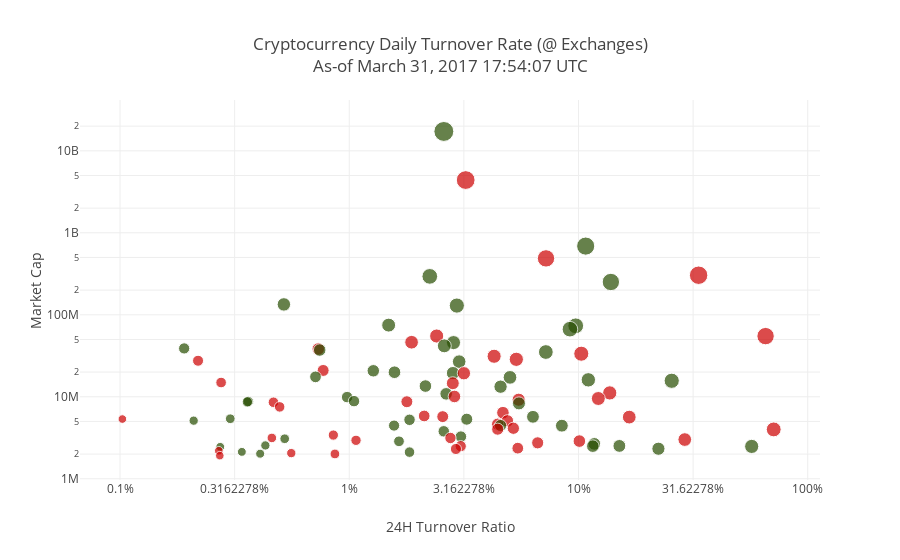

Source (notebook cell):
### Code cell
import numpy as np
import pandas as pd
import plotly.graph_objs as go
from datetime import datetime 
from plotly.offline import init_notebook_mode, iplot
init_notebook_mode(connected=True)
#filename = 'coinmktcap-ticker.json'
url = 'https://api.coinmarketcap.com/v1/ticker/?limit=100'
colors = ['rgb(204,0,0)', 'rgb(38,77,0)', 'rgb(38,77,0)']
day_vol_threshold = 5000  # Only want trading vol >= $5K
#df = pd.read_json('../data/{}'.format(filename))
df = pd.read_json(url)
df = df[df['24h_volume_usd'].ge(day_vol_threshold)]
layout = go.Layout(
    title='Cryptocurrency Daily Turnover Rate (@ Exchanges)<br />As-of {:%B %-d, %Y %H:%M:%S} UTC'.format(
        datetime.utcfromtimestamp(df[df['id'] == 'bitcoin'].iloc[0]['last_updated'])),
    xaxis=dict(
        title='24H Turnover Ratio',
        type='log',
        ticksuffix='%',
        dtick=0.5,
    ),
    yaxis=dict(
        title='Market Cap',
        type='log',
    ),
    hovermode = 'closest',
)
data = [
    go.Scatter(
        mode='markers',
        hoverinfo='text',
        x=(df['24h_volume_usd'] / df['market_cap_usd']) * 100,
        y=df['market_cap_usd'],
        text=df['name'] + ' (' + df['symbol'] + ')<br />24 Hour: ' + df['percent_change_24h'].astype('str') + '%<br />7 Day: ' + df['percent_change_7d'].astype('str') + '%',
        marker=dict(
            color=[colors[int(np.sign(x)) + 1] for x in df['percent_change_24h']],
            size=np.log(df['24h_volume_usd']),
        ),
    )]
fig = go.Figure(data=data, layout=layout)
iplot(fig)

### Figure 1 — Plotly figure (JSON) as saved in the notebook; plotly's stock layout.template omitted (floating-point values rounded to 4 significant figures)
{"data": [{"hoverinfo": "text", "marker": {"color": ["rgb(38,77,0)", "rgb(204,0,0)", "rgb(38,77,0)", "rgb(204,0,0)", "rgb(204,0,0)", "rgb(38,77,0)", "rgb(38,77,0)", "rgb(38,77,0)", "rgb(38,77,0)", "rgb(38,77,0)", "rgb(38,77,0)", "rgb(38,77,0)", "rgb(204,0,0)", "rgb(204,0,0)", "rgb(204,0,0)", "rgb(38,77,0)", "rgb(38,77,0)", "rgb(38,77,0)", "rgb(204,0,0)", "rgb(38,77,0)", "rgb(38,77,0)", "rgb(204,0,0)", "rgb(204,0,0)", "rgb(204,0,0)", "rgb(204,0,0)", "rgb(38,77,0)", "rgb(204,0,0)", "rgb(38,77,0)", "rgb(38,77,0)", "rgb(38,77,0)", "rgb(204,0,0)", "rgb(38,77,0)", "rgb(38,77,0)", "rgb(38,77,0)", "rgb(38,77,0)", "rgb(204,0,0)", "rgb(204,0,0)", "rgb(38,77,0)", "rgb(38,77,0)", "rgb(204,0,0)", "rgb(38,77,0)", "rgb(204,0,0)", "rgb(38,77,0)", "rgb(204,0,0)", "rgb(204,0,0)", "rgb(38,77,0)", "rgb(38,77,0)", "rgb(204,0,0)", "rgb(38,77,0)", "rgb(204,0,0)", "rgb(38,77,0)", "rgb(204,0,0)", "rgb(204,0,0)", "rgb(204,0,0)", "rgb(204,0,0)", "rgb(38,77,0)", "rgb(204,0,0)", "rgb(38,77,0)", "rgb(204,0,0)", "rgb(38,77,0)", "rgb(38,77,0)", "rgb(38,77,0)", "rgb(204,0,0)", "rgb(204,0,0)", "rgb(38,77,0)", "rgb(38,77,0)", "rgb(38,77,0)", "rgb(204,0,0)", "rgb(204,0,0)", "rgb(204,0,0)", "rgb(38,77,0)", "rgb(204,0,0)", "rgb(38,77,0)", "rgb(204,0,0)", "rgb(204,0,0)", "rgb(38,77,0)", "rgb(204,0,0)", "rgb(204,0,0)", "rgb(204,0,0)", "rgb(38,77,0)", "rgb(204,0,0)", "rgb(38,77,0)", "rgb(38,77,0)", "rgb(38,77,0)", "rgb(38,77,0)", "rgb(204,0,0)", "rgb(38,77,0)", "rgb(38,77,0)", "rgb(204,0,0)", "rgb(38,77,0)", "rgb(204,0,0)", "rgb(204,0,0)", "rgb(38,77,0)", "rgb(38,77,0)", "rgb(204,0,0)", "rgb(38,77,0)", "rgb(204,0,0)", "rgb(204,0,0)"], "size": [19.92, 18.77, 18.12, 17.38, 18.44, 15.7, 17.36, 13.45, 15.16, 13.92, 15.78, 15.63, 14.1, 17.4, 13.67, 14.08, 13.9, 11.21, 12.54, 12.53, 14.74, 15.05, 14.11, 14.24, 11.01, 13.6, 11.99, 12.48, 12.66, 13.22, 13.32, 11.73, 13.67, 14.39, 15.2, 10.63, 12.93, 12.58, 13.32, 14.24, 12.57, 12.58, 11.48, 13.97, 13.13, 11.44, 10.37, 11.95, 10.35, 10.6, 13.03, 10.53, 12.61, 11.73, 11.89, 12.8, 13.75, 9.701, 8.608, 12.06, 11.47, 9.279, 12.42, 12.23, 12.22, 11.15, 12.84, 12.28, 12.09, 14.86, 11.49, 10.28, 11.51, 9.579, 11.37, 9.685, 13.68, 10.36, 12.58, 10.76, 12.11, 12.65, 9.303, 12.85, 12.57, 11.25, 14.16, 8.81, 11.76, 13.16, 11.12, 8.685, 8.886, 10.56, 9.348, 9.019, 9.763, 8.559]}, "mode": "markers", "text": ["Bitcoin (BTC)<br />24 Hour: 3.3%<br />7 Day: 7.6%", "Ethereum (ETH)<br />24 Hour: -7.14%<br />7 Day: 0.84%", "Ripple (XRP)<br />24 Hour: 61.18%<br />7 Day: 84.9%", "Dash (DASH)<br />24 Hour: -14.81%<br />7 Day: -35.06%", "Litecoin (LTC)<br />24 Hour: -2.99%<br />7 Day: 47.89%", "Monero (XMR)<br />24 Hour: 0.62%<br />7 Day: -2.96%", "Ethereum Classic (ETC)<br />24 Hour: 17.45%<br />7 Day: 14.15%", "NEM (XEM)<br />24 Hour: 6.72%<br />7 Day: 2.35%", "Augur (REP)<br />24 Hour: 21.4%<br />7 Day: 25.55%", "MaidSafeCoin (MAID)<br />24 Hour: 5.06%<br />7 Day: 4.55%", "Golem (GNT)<br />24 Hour: 11.61%<br />7 Day: 100.75%", "Zcash (ZEC)<br />24 Hour: 3.63%<br />7 Day: -1.68%", "Decred (DCR)<br />24 Hour: -5.78%<br />7 Day: 62.58%", "Tether (USDT)<br />24 Hour: -0.01%<br />7 Day: -0.01%", "Iconomi (ICN)<br />24 Hour: -12.6%<br />7 Day: 37.47%", "PIVX (PIVX)<br />24 Hour: 12.4%<br />7 Day: 39.86%", "Steem (STEEM)<br />24 Hour: 7.44%<br />7 Day: 12.93%", "Round (ROUND)<br />24 Hour: 42.29%<br />7 Day: 631.95%", "DigixDAO (DGD)<br />24 Hour: -12.46%<br />7 Day: 24.62%", "Waves (WAVES)<br />24 Hour: 0.12%<br />7 Day: 39.79%", "Dogecoin (DOGE)<br />24 Hour: 6.15%<br />7 Day: 18.24%", "Factom (FCT)<br />24 Hour: -12.44%<br />7 Day: -2.68%", "Lisk (LSK)<br />24 Hour: -9.14%<br />7 Day: 7.89%", "First Blood (1ST)<br />24 Hour: -15.56%<br />7 Day: 116.11%", "SingularDTV (SNGLS)<br />24 Hour: -8.17%<br />7 Day: 28.79%", "Bytecoin (BCN)<br />24 Hour: 4.95%<br />7 Day: 229.77%", "Ardor (ARDR)<br />24 Hour: -1.21%<br />7 Day: 7.43%", "BitConnect (BCC)<br />24 Hour: 4.95%<br />7 Day: 40.07%", "Melon (MLN)<br />24 Hour: 4.0%<br />7 Day: 21.69%", "Stratis (STRAT)<br />24 Hour: 0.11%<br />7 Day: 57.57%", "GameCredits (GAME)<br />24 Hour: -1.89%<br />7 Day: 14.27%", "Komodo (KMD)<br />24 Hour: 9.42%<br />7 Day: 88.53%", "Siacoin (SC)<br />24 Hour: 1.98%<br />7 Day: 31.81%", "BitShares (BTS)<br />24 Hour: 1.61%<br />7 Day: 10.16%", "Stellar Lumens (XLM)<br />24 Hour: 7.17%<br />7 Day: -1.26%", "Nexus (NXS)<br />24 Hour: -4.36%<br />7 Day: 14.47%", "Peercoin (PPC)<br />24 Hour: -6.01%<br />7 Day: 10.14%", "Emercoin (EMC)<br />24 Hour: 4.2%<br />7 Day: 6.0%", "Nxt (NXT)<br />24 Hour: 7.85%<br />7 Day: 30.05%", "BitcoinDark (BTCD)<br />24 Hour: -7.67%<br />7 Day: 90.97%", "ShadowCash (SDC)<br />24 Hour: 14.8%<br />7 Day: -14.6%", "AntShares (ANS)<br />24 Hour: -4.86%<br />7 Day: 19.08%", "Storjcoin X (SJCX)<br />24 Hour: 6.1%<br />7 Day: -5.0%", "SysCoin (SYS)<br />24 Hour: -7.11%<br />7 Day: 29.73%", "Namecoin (NMC)<br />24 Hour: -11.42%<br />7 Day: 10.44%", "Bitcrystals (BCY)<br />24 Hour: 6.21%<br />7 Day: 5.1%", "Byteball (GBYTE)<br />24 Hour: 0.9%<br />7 Day: 8.17%", "Counterparty (XCP)<br />24 Hour: -0.71%<br />7 Day: 5.1%", "Gulden (NLG)<br />24 Hour: 2.2%<br />7 Day: 0.97%", "Xaurum (XAUR)<br />24 Hour: -1.25%<br />7 Day: 24.17%", "ZCoin (XZC)<br />24 Hour: 2.37%<br />7 Day: 6.38%", "I/O Coin (IOC)<br />24 Hour: -1.84%<br />7 Day: 9.17%", "Chronobank (TIME)<br />24 Hour: -0.42%<br />7 Day: 47.96%", "Ark (ARK)<br />24 Hour: -2.64%<br />7 Day: -2.12%", "Synereo (AMP)<br />24 Hour: -1.16%<br />7 Day: -1.93%", "YbCoin (YBC)<br />24 Hour: 21.51%<br />7 Day: 26.52%", "NAV Coin (NAV)<br />24 Hour: -4.4%<br />7 Day: 35.69%", "Rubycoin (RBY)<br />24 Hour: 3.42%<br />7 Day: 4.8%", "Agoras Tokens (AGRS)<br />24 Hour: -3.19%<br />7 Day: 17.39%", "Creditbit (CRBIT)<br />24 Hour: 3.96%<br />7 Day: 52.77%", "SolarCoin (SLR)<br />24 Hour: 35.89%<br />7 Day: 38.83%", "ION (ION)<br />24 Hour: 14.92%<br />7 Day: 16.12%", "PotCoin (POT)<br />24 Hour: -7.55%<br />7 Day: 36.94%", "Ubiq (UBQ)<br />24 Hour: -14.96%<br />7 Day: 116.01%", "BlackCoin (BLK)<br />24 Hour: 6.97%<br />7 Day: 24.15%", "Crown (CRW)<br />24 Hour: 13.06%<br />7 Day: -9.88%", "Radium (RADS)<br />24 Hour: 7.85%<br />7 Day: 96.78%", "MonetaryUnit (MUE)<br />24 Hour: -17.52%<br />7 Day: 188.29%", "Novacoin (NVC)<br />24 Hour: -3.29%<br />7 Day: -1.33%", "Bitcoin Plus (XBC)<br />24 Hour: -17.19%<br />7 Day: 1205.97%", "Nexium (NXC)<br />24 Hour: 0.16%<br />7 Day: 10.36%", "BitBay (BAY)<br />24 Hour: -3.06%<br />7 Day: 7.03%", "Omni (OMNI)<br />24 Hour: 11.06%<br />7 Day: 58.71%", "GridCoin (GRC)<br />24 Hour: -3.54%<br />7 Day: 36.08%", "Expanse (EXP)<br />24 Hour: -0.48%<br />7 Day: 19.53%", "Pepe Cash (PEPECASH)<br />24 Hour: 6.2%<br />7 Day: 68.9%", "E-Dinar Coin (EDR)<br />24 Hour: -0.16%<br />7 Day: -3.63%", "SuperNET (UNITY)<br />24 Hour: -17.64%<br />7 Day: 10.64%", "LBRY Credits (LBC)<br />24 Hour: -10.81%<br />7 Day: 52.49%", "Boolberry (XBB)<br />24 Hour: 4.95%<br />7 Day: 12.88%", "DigiByte (DGB)<br />24 Hour: -8.45%<br />7 Day: 0.1%", "Viacoin (VIA)<br />24 Hour: 1.1%<br />7 Day: 84.23%", "MonaCoin (MONA)<br />24 Hour: 3.37%<br />7 Day: 32.01%", "BelaCoin (BELA)<br />24 Hour: 0.42%<br />7 Day: 52.0%", "VPNCoin (VPN)<br />24 Hour: 5.09%<br />7 Day: 21.53%", "Vertcoin (VTC)<br />24 Hour: -0.87%<br />7 Day: 46.85%", "Pascal Coin (PASC)<br />24 Hour: 22.0%<br />7 Day: 20.73%", "LoMoCoin (LMC)<br />24 Hour: 2.09%<br />7 Day: 17.89%", "NautilusCoin (NAUT)<br />24 Hour: -7.67%<br />7 Day: 32.25%", "Clams (CLAM)<br />24 Hour: 1.84%<br />7 Day: 24.8%", "Burst (BURST)<br />24 Hour: -0.08%<br />7 Day: -8.51%", "ArcticCoin (ARC)<br />24 Hour: -7.9%<br />7 Day: 149.68%", "CloakCoin (CLOAK)<br />24 Hour: 4.35%<br />7 Day: -13.21%", "Swarm City (SWT)<br />24 Hour: 26.57%<br />7 Day: 114.91%", "Aeon (AEON)<br />24 Hour: -6.97%<br />7 Day: -8.76%", "Incent (INCNT)<br />24 Hour: 38.65%<br />7 Day: 104.43%", "CureCoin (CURE)<br />24 Hour: -6.76%<br />7 Day: 47.98%", "SIBCoin (SIB)<br />24 Hour: -0.2%<br />7 Day: -7.56%"], "type": "scatter", "x": [2.586, 3.22, 10.75, 7.216, 33.42, 2.245, 13.84, 0.5186, 2.947, 1.485, 9.724, 9.177, 2.406, 65.48, 1.87, 2.85, 2.598, 0.1904, 0.7326, 0.7431, 7.204, 10.28, 4.285, 5.355, 0.219, 3.016, 0.7693, 1.273, 1.575, 2.834, 3.163, 0.7124, 5.026, 11.04, 25.51, 0.276, 2.829, 2.149, 4.571, 13.69, 2.647, 2.877, 0.9787, 12.21, 5.484, 1.049, 0.3632, 1.784, 0.3593, 0.4671, 5.499, 0.497, 4.681, 2.122, 2.557, 6.33, 16.65, 0.3026, 0.1024, 3.255, 1.832, 0.2095, 4.897, 4.436, 4.57, 1.568, 8.462, 5.199, 4.441, 71.06, 2.584, 0.8523, 3.069, 0.4596, 2.763, 0.5228, 29.08, 1.07, 10.09, 1.648, 6.637, 11.72, 0.4305, 15.08, 11.55, 3.064, 56.96, 0.2736, 5.434, 22.32, 2.92, 0.2697, 0.3399, 1.832, 0.5585, 0.4086, 0.8658, 0.2724], "y": [17238544450, 4402119466, 688607446, 487584236, 303780806, 294231089, 251249439, 133844400, 129564600, 74804651, 73353018, 66785948, 55086954, 54946350, 46256334, 45791178, 41813985, 38896765, 38272000, 37156400, 35134144, 33518264, 31187909, 28626376, 27498600, 26812132, 20936132, 20741915, 19923217, 19443704, 19351133, 17499504, 17240043, 16089786, 15667990, 14915382, 14630208, 13508104, 13275611, 11142755, 10855573, 10084200, 9903289, 9525091, 9203324, 8844650, 8782076, 8697810, 8656959, 8573734, 8304967, 7525114, 6391960, 5829384, 5723650, 5694445, 5647019, 5395787, 5347440, 5327348, 5234394, 5111626, 5075963, 4622527, 4457203, 4451827, 4436498, 4128638, 4023783, 3996245, 3789409, 3411667, 3264464, 3146684, 3142205, 3076133, 3005804, 2943614, 2879445, 2861574, 2741474, 2664487, 2548813, 2514780, 2498492, 2497651, 2480202, 2449600, 2359594, 2323736, 2307332, 2193737, 2127126, 2112297, 2054078, 2021614, 2006395, 1913038]}], "layout": {"hovermode": "closest", "title": "Cryptocurrency Daily Turnover Rate (@ Exchanges)<br />As-of March 31, 2017 17:54:07 UTC", "xaxis": {"dtick": 0.5, "ticksuffix": "%", "title": "24H Turnover Ratio", "type": "log"}, "yaxis": {"title": "Market Cap", "type": "log"}}}
